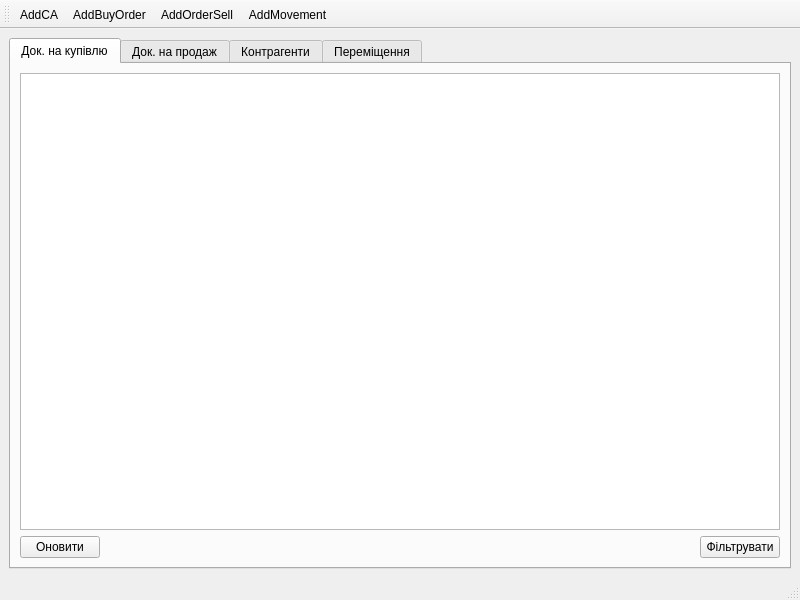
<?xml version="1.0" encoding="UTF-8"?>
<ui version="4.0">
 <class>container</class>
 <widget class="QMainWindow" name="container">
  <property name="geometry">
   <rect>
    <x>0</x>
    <y>0</y>
    <width>800</width>
    <height>600</height>
   </rect>
  </property>
  <property name="windowTitle">
   <string>MainWindow</string>
  </property>
  <widget class="QWidget" name="centralwidget">
   <layout class="QHBoxLayout" name="horizontalLayout">
    <item>
     <widget class="QTabWidget" name="tabWidget">
      <property name="currentIndex">
       <number>0</number>
      </property>
      <widget class="QWidget" name="tab">
       <attribute name="title">
        <string>Док. на купівлю</string>
       </attribute>
       <layout class="QVBoxLayout" name="verticalLayout_2">
        <item>
         <widget class="QTableView" name="tableView"/>
        </item>
        <item>
         <layout class="QGridLayout" name="gridLayout_2">
          <item row="0" column="2">
           <widget class="QPushButton" name="pushButton">
            <property name="text">
             <string>Фільтрувати</string>
            </property>
           </widget>
          </item>
          <item row="0" column="0">
           <widget class="QPushButton" name="pushButton_2">
            <property name="text">
             <string>Оновити</string>
            </property>
           </widget>
          </item>
          <item row="0" column="1">
           <spacer name="horizontalSpacer">
            <property name="orientation">
             <enum>Qt::Horizontal</enum>
            </property>
            <property name="sizeHint" stdset="0">
             <size>
              <width>40</width>
              <height>20</height>
             </size>
            </property>
           </spacer>
          </item>
         </layout>
        </item>
       </layout>
      </widget>
      <widget class="QWidget" name="tab_2">
       <attribute name="title">
        <string>Док. на продаж</string>
       </attribute>
      </widget>
      <widget class="QWidget" name="tab_3">
       <attribute name="title">
        <string>Контрагенти</string>
       </attribute>
      </widget>
      <widget class="QWidget" name="tab_4">
       <attribute name="title">
        <string>Переміщення</string>
       </attribute>
      </widget>
     </widget>
    </item>
   </layout>
  </widget>
  <widget class="QStatusBar" name="statusbar"/>
  <widget class="QToolBar" name="toolBar">
   <property name="windowTitle">
    <string>toolBar</string>
   </property>
   <property name="iconSize">
    <size>
     <width>32</width>
     <height>32</height>
    </size>
   </property>
   <property name="toolButtonStyle">
    <enum>Qt::ToolButtonTextUnderIcon</enum>
   </property>
   <attribute name="toolBarArea">
    <enum>TopToolBarArea</enum>
   </attribute>
   <attribute name="toolBarBreak">
    <bool>false</bool>
   </attribute>
   <addaction name="actionAddCA"/>
   <addaction name="actionAddBuyOrder"/>
   <addaction name="actionAddOrderSell"/>
   <addaction name="actionAddMovement"/>
  </widget>
  <action name="actionAddCA">
   <property name="icon">
    <iconset>
     <normalon>icons/png/32/Modern3D/abstract/plus_green.png</normalon>
    </iconset>
   </property>
   <property name="text">
    <string>AddCA</string>
   </property>
   <property name="toolTip">
    <string>Add Counter Agent</string>
   </property>
  </action>
  <action name="actionAddBuyOrder">
   <property name="icon">
    <iconset>
     <normaloff>icons/png/32/Modern3D/abstract/plus_blue.png</normaloff>icons/png/32/Modern3D/abstract/plus_blue.png</iconset>
   </property>
   <property name="text">
    <string>AddBuyOrder</string>
   </property>
   <property name="toolTip">
    <string>Add Order Buy</string>
   </property>
  </action>
  <action name="actionAddOrderSell">
   <property name="icon">
    <iconset>
     <normaloff>icons/png/32/Modern3D/abstract/plus_red.png</normaloff>icons/png/32/Modern3D/abstract/plus_red.png</iconset>
   </property>
   <property name="text">
    <string>AddOrderSell</string>
   </property>
   <property name="toolTip">
    <string>Add Order Sell</string>
   </property>
  </action>
  <action name="actionAddMovement">
   <property name="icon">
    <iconset>
     <normaloff>icons/png/32/Modern3D/abstract/plus_green.png</normaloff>icons/png/32/Modern3D/abstract/plus_green.png</iconset>
   </property>
   <property name="text">
    <string>AddMovement</string>
   </property>
  </action>
 </widget>
 <resources/>
 <connections/>
</ui>
